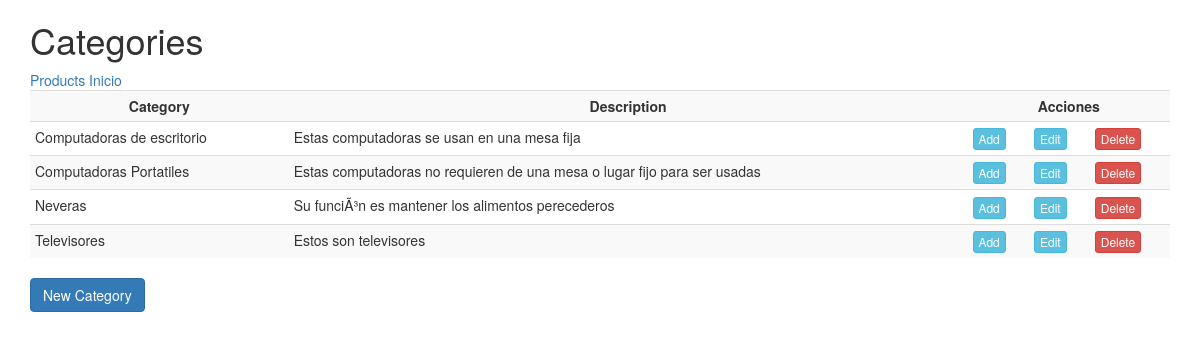
/controlador/ObtenerCategoryProduct.php, run on an earlier commit of the app's database.
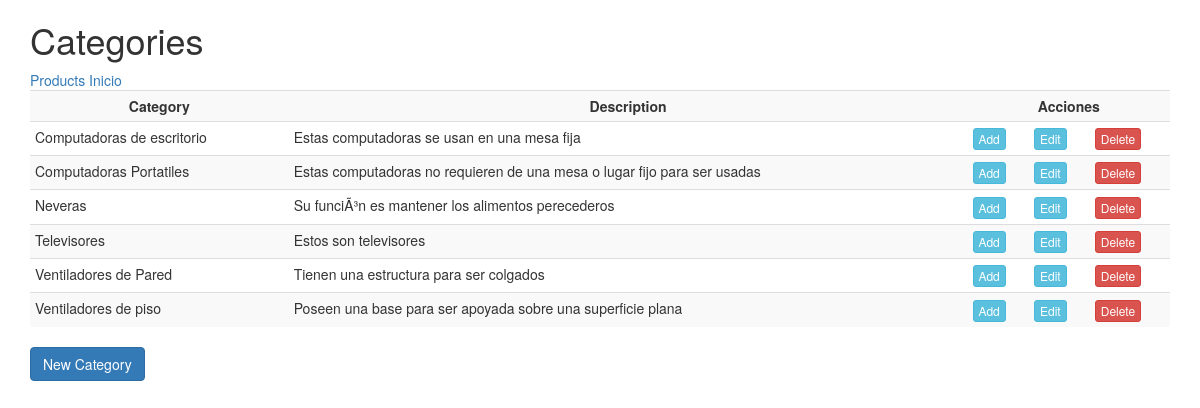
And on a later commit of the database.
### tables this page shows
CREATE TABLE `ProductCategory` (
  `id` int(11) NOT NULL,
  `name` varchar(50) NOT NULL,
  `description` text NOT NULL
);

### controlador/ObtenerCategoryProduct.php (called while the page is built)
<?php
require_once('../modelo/MCategoryProduct.php');
$arreglo=getCategoriesProduct();
include_once'../CategoryProduct.php';
 ?>

### modelo/MCategoryProduct.php (called while the page is built, shortened)
<?php
function getCategoriesProduct()
{
	$conectar= new Conexion();
	$conectar=$conectar->getConexion();
	$statement=$conectar->prepare("SELECT * FROM ProductCategory ORDER BY name ASC");
	$statement->execute();
	$arreglo=$statement->fetchAll(PDO::FETCH_ASSOC);
	return $arreglo;
}
 ?>

### CategoryProduct.php (the view, shortened to what this page needs)
<!DOCTYPE html>
<html>
<head>
	<link rel="stylesheet" href="../css/bootstrap.min.css">
	<link rel="stylesheet" href="../css/estilos.css">
</head>
<body>
	<header class="container">
		<h1>Categories</h1>
		<a href="ObtenerProduct.php">Products</a>
		<a href="AccionUser.php">Inicio</a>
	</header>
	<div class="container">
		<table class="table table-striped table-condensed">
			<tr>
				<th class="text-center">Category</th>
				<th class="text-center">Description</th>
				<th colspan="3" class="text-center">Acciones</th>
			</tr>
			<?php if(count($arreglo)>0 ): ?>
					<?php foreach ($arreglo as $arrayCategory): ?>
				<tr>
					<td><?= $arrayCategory['name']; ?></td>
					<td><?= $arrayCategory['description']; ?></td>
					<td><a class="btn btn-info btn-xs" href="NewProduct.php?idSelected=<?=$arrayCategory['id']?>">Add</a></td>
					<td><a class="btn btn-info btn-xs" href="EditarCategoryProduct.php?id=<?=$arrayCategory['id']?>">Edit</a></td>
					<td><a class="btn btn-danger btn-xs" href="EliminarCategoryProduct.php?id=<?=$arrayCategory['id']?>">Delete</a></td>
				</tr>
					<?php endforeach ?>
			<?php else: ?>
					<tr>
						<td colspan="4" class="text-center"> No hay Categorias</td>
					</tr>
			<?php endif ?>
		</table>
		<a class="btn btn-primary" href="../NewCategoryProduct.html">New Category</a>
	</div>
</body>
</html>

What changed in the data, as far as the page shows it:
added productcategory: name "Ventiladores de Pared", description "Tienen una estructura para ser colgados"
added productcategory: name "Ventiladores de piso", description "Poseen una base para ser apoyada sobre una superficie plana"
